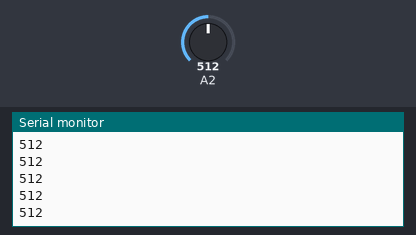
A sketch run on a simulated Arduino Uno, built with avr-gcc and run on an emulated ATmega328P. Parts: the last lines printed to the serial monitor. The test bench sets the inputs (shaded band); at power-on: A2 = 512.

Above: at 1.2 s.
1.3 s: A2 set to 716
At 1.31 s:
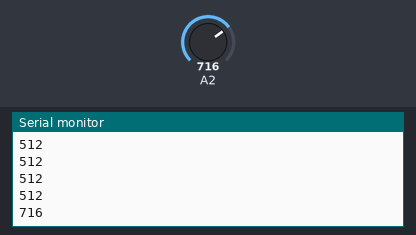
2.8 s: A2 set to 900
At 2.81 s:
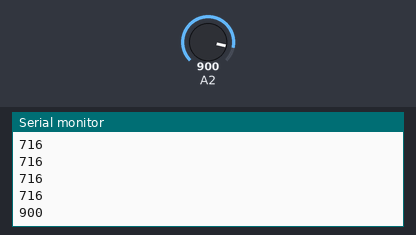
Timing chart, 0 to 5.8 s (numbered marks = the images above; inputs shaded):
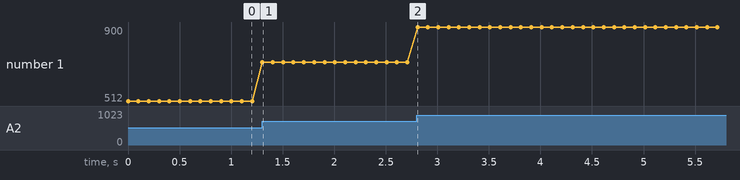

Measured:
- after the input at 1.3 s, the serial monitor: prints a new line at once (image 1)
- after the input at 2.8 s, the serial monitor: prints a new line at once (image 2)
- plotted number 1: 512 → 716 after the input at 1.3 s, 716 → 900 after the input at 2.8 s

The sketch:

TestLedESP8266.ino
```cpp
void setup() {
  // put your setup code here, to run once:
  Serial.begin(9600);
  pinMode(16,INPUT);
}

void loop() {
  // put your main code here, to run repeatedly:
  int a = analogRead(16);
  Serial.println(a);
  delay(100);
}
```
